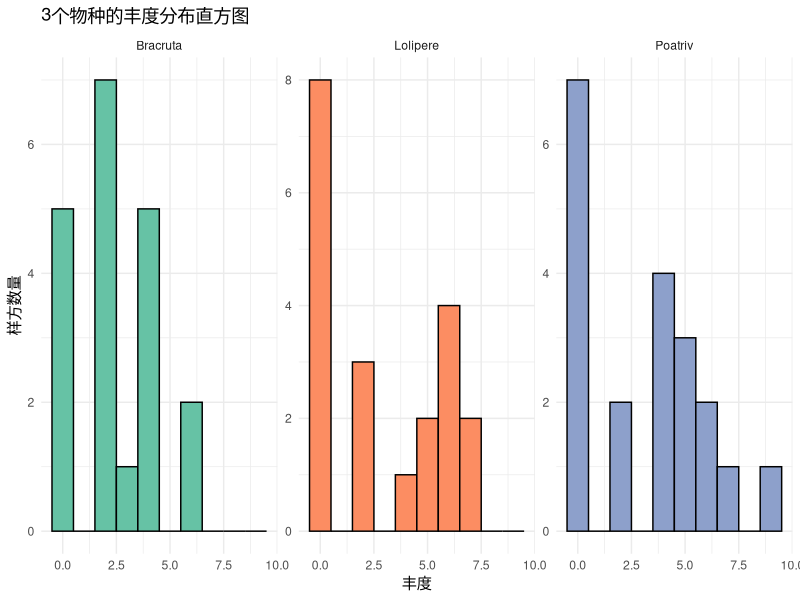

Here is the R script that generated this plot:
library(vegan)
library(dplyr)
library(tidyr)
library(ggplot2)
data(dune)
selected_species <- c("Poatriv", "Bracruta", "Lolipere")
dune %>%
  select(all_of(selected_species))
dune_long <- dune %>%
  select(all_of(selected_species)) %>%
  pivot_longer(cols = everything(), names_to = "Species", values_to = "Abundance")
ggplot(dune_long, aes(x = Abundance, fill = Species)) +
  geom_histogram(binwidth = 1, color = "black", show.legend = FALSE) +
  facet_wrap(~ Species, scales = "free_y") +
  theme_minimal() +
  labs(title = "3个物种的丰度分布直方图",
       x = "丰度", y = "样方数量") +
  scale_fill_brewer(palette = "Set2")
